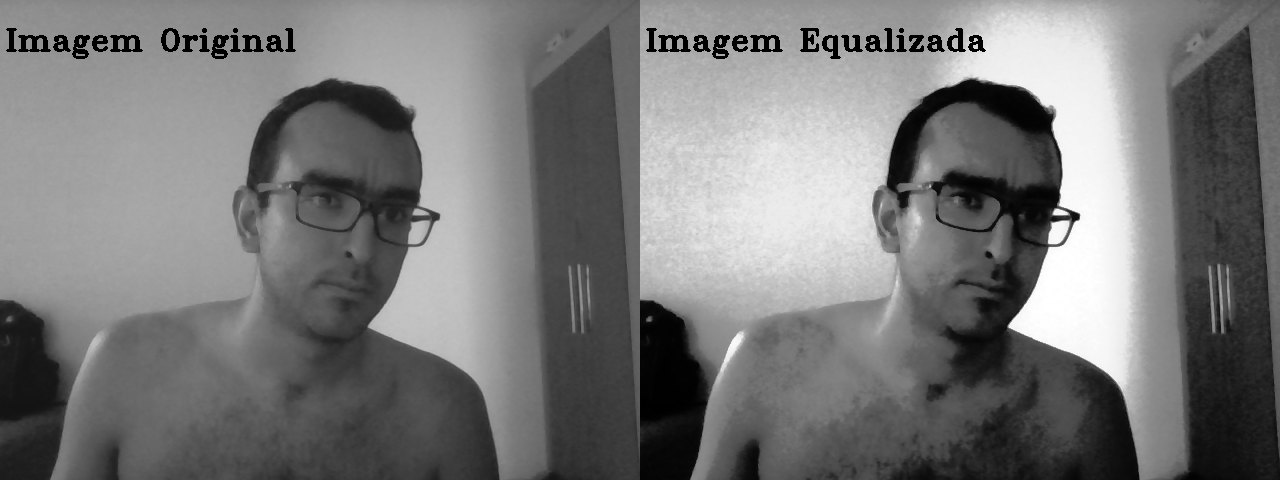
//> input picture DCA0445/src/equalizador/imequalizada.png, 1280 x 480 px, given in place of the camera
$ ./equalizador   (built with g++ and OpenCV 4)
//> lines starting //> are read from the running program, lines starting //| are printed output that depends on the picture; after the words box and inside, x2 and y2 are one past the last pixel; in counts of white or black regions, pixels touching at a corner belong together
#include <iostream>
#include <opencv2/opencv.hpp>

using namespace cv;
using namespace std;

int main(int argc, char** argv)
{
    VideoCapture cap;
    Mat imagemOriginal, imagemEscalaCinza, imagemEqualizada, resultado;
    Mat histImagemEscalaCinza, histImagemEqualizada;
    //Mat histImagemEscalaCinzaImg, histImagemEqualizadaImg;

    /* Níveis de matiz */
    int hbins = 128;
    /* Níveis de saturação */
    int sbins = 64;
    /* Tamanho do histograma */
    int histSize[] = {hbins, sbins};

    /* Matiz varia de 0 a 179 */
    float hranges[] = {0, 180};
    /* Saturação varia de 0 a 255 */
    float sranges[] = {0, 256};
    /* Faixas de valores do histograma */
    const float* ranges[] = { hranges, sranges };

    bool uniform = true;
    bool acummulate = false;

    int histw = hbins, histh = sbins/2;
    Mat histImagemEscalaCinzaImg(histh, histw, CV_8UC1, Scalar(0, 0, 0));
    Mat histImagemEqualizadaImg(histh, histw, CV_8UC1, Scalar(0, 0, 0));

    /* Tenta abrir a câmera */
    cap.open(0);
    if(!cap.isOpened()){
        cout << "A captura não pôde ser aberta." << endl;
        return -2;
    }

    while(1)
    {
        /* Obtem um frame da imagem (colorida) */
        cap >> imagemOriginal;
//> imagemOriginal is the input picture: 480 rows x 1280 cols, CV_8UC3; min 0, max 255, mean 120
        /* Converte o frame para escala de cinza */
        cvtColor(imagemOriginal, imagemEscalaCinza, CV_BGR2GRAY);
        /* Faz a equalização do histograma da imagem original. */
        equalizeHist(imagemEscalaCinza, imagemEqualizada);

        calcHist(&imagemEscalaCinza, 1, 0, Mat(), histImagemEscalaCinza, 1,
             histSize, ranges,
             uniform, acummulate);
//> histImagemEscalaCinza = 128 values, max 14318 at index 113, min 472 at index 18, mean 3959.3

        calcHist(&imagemEqualizada, 1, 0, Mat(), histImagemEqualizada, 1,
             histSize, ranges,
             uniform, acummulate);
//> histImagemEqualizada = 128 values, max 9974 at index 78, min 0 at index 10, mean 3348.7


        normalize(histImagemEscalaCinza, histImagemEscalaCinza, 0, histImagemEscalaCinzaImg.rows, NORM_MINMAX, -1, Mat());
//> histImagemEscalaCinza = 128 values, max 32 at index 113, min 0 at index 18, mean 8.06
        normalize(histImagemEqualizada, histImagemEqualizada, 0, histImagemEqualizadaImg.rows, NORM_MINMAX, -1, Mat());
//> histImagemEqualizada = 128 values, max 32 at index 78, min 0 at index 10, mean 10.74

        histImagemEscalaCinzaImg.setTo(Scalar(255));
        histImagemEqualizadaImg.setTo(Scalar(255));

        for(int i=0; i<hbins; i++)
        {
          line(histImagemEscalaCinzaImg,
               Point(i, histh),
               Point(i, histh-cvRound(histImagemEscalaCinza.at<float>(i))),
               Scalar(0), 1, 8, 0);
          line(histImagemEqualizadaImg,
               Point(i, histh),
               Point(i, histh-cvRound(histImagemEqualizada.at<float>(i))),
               Scalar(0), 1, 8, 0);
        }
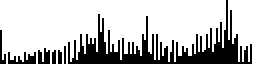
//> histImagemEscalaCinzaImg: 32 rows x 128 cols, CV_8UC1 (shown 2 times larger); 74.9% white; 7 black regions (3 under 20 px), largest, box (x1, y1, x2, y2) and area: (34, 0, 126, 32) 885, (4, 26, 18, 32) 49, (19, 24, 25, 32) 35, (0, 15, 3, 32) 24
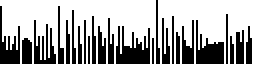
//> histImagemEqualizadaImg: 32 rows x 128 cols, CV_8UC1 (shown 2 times larger); 66.3% white; 24 black regions (2 under 20 px), largest, box (x1, y1, x2, y2) and area: (58, 13, 75, 32) 192, (98, 10, 112, 32) 158, (0, 3, 10, 32) 132

        histImagemEscalaCinzaImg.copyTo(imagemEscalaCinza(Rect(10, 40, hbins, histh)));
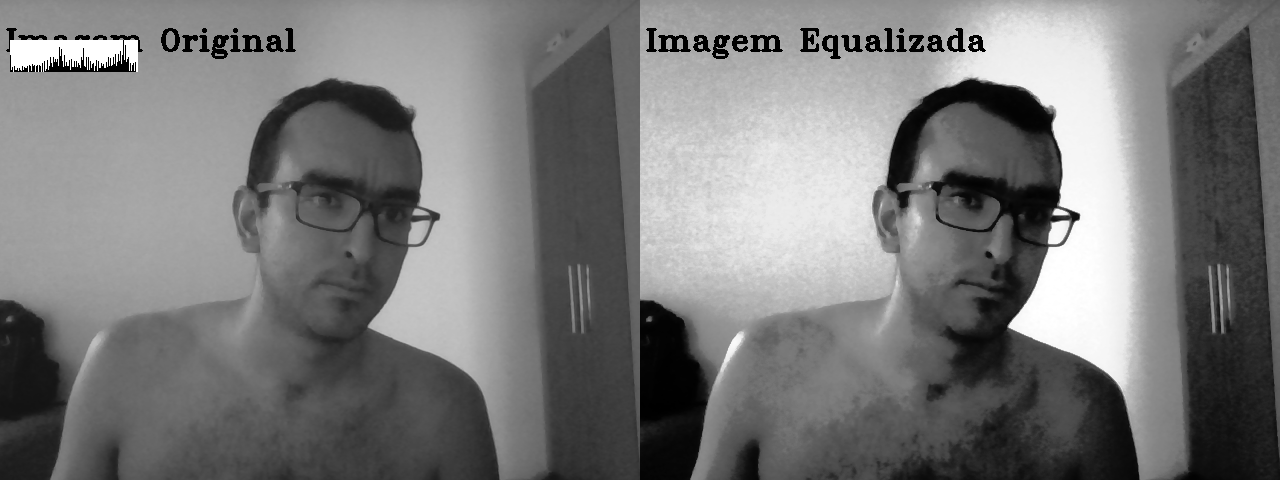
//> imagemEscalaCinza: 480 rows x 1280 cols, CV_8UC1; min 0, max 255, mean 120.6
        histImagemEqualizadaImg.copyTo(imagemEqualizada(Rect(10, 40, hbins, histh)));
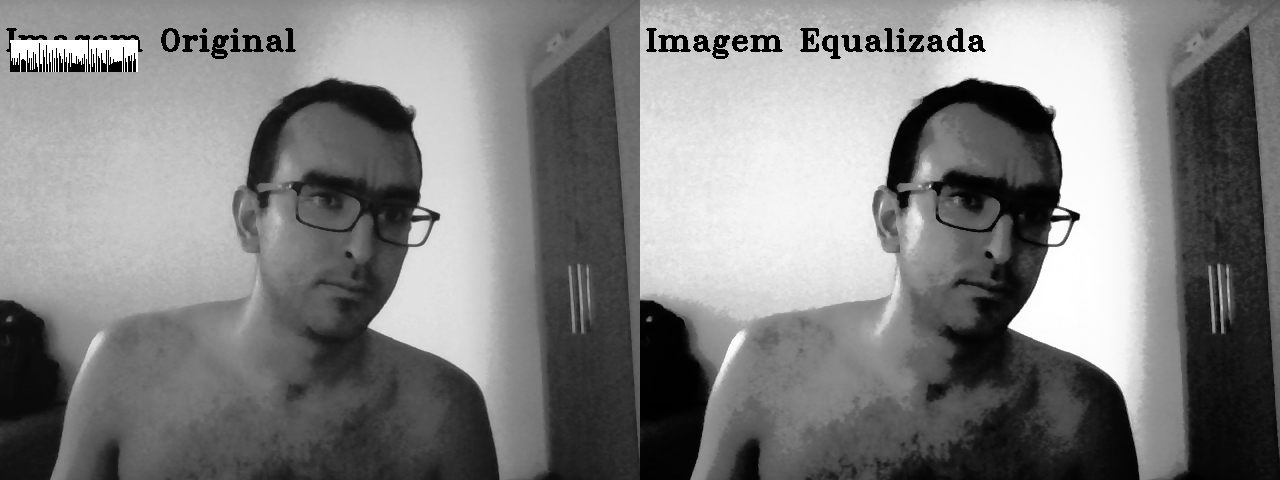
//> imagemEqualizada: 480 rows x 1280 cols, CV_8UC1; min 0, max 255, mean 127.3

        /* Põe as duas imagens lado a lado e exibe o resultado final */
        putText(imagemEscalaCinza, "Imagem Original", Point(10, 20), FONT_HERSHEY_PLAIN, 1.0, CV_RGB(255,255,0), 2.0);
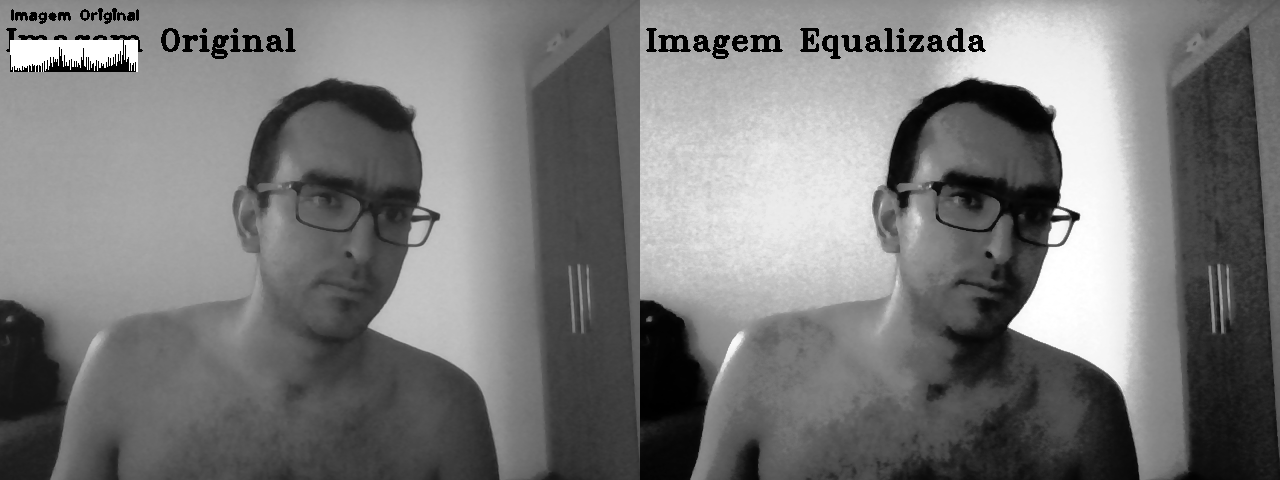
//> imagemEscalaCinza: 480 rows x 1280 cols, CV_8UC1; 0.12% of pixels changed, all inside (x1, y1, x2, y2) = (11, 8, 139, 24)
        putText(imagemEqualizada, "Imagem Equalizada", Point(10, 20), FONT_HERSHEY_PLAIN, 1.0, CV_RGB(255,255,0), 2.0);
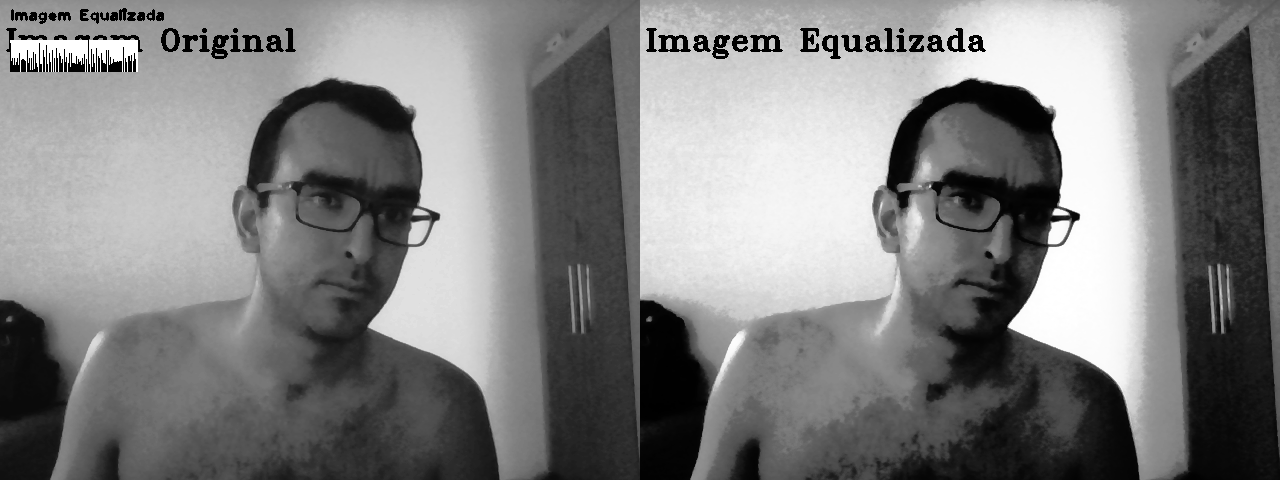
//> imagemEqualizada: 480 rows x 1280 cols, CV_8UC1; 0.15% of pixels changed, all inside (x1, y1, x2, y2) = (11, 8, 164, 24)
        hconcat(imagemEscalaCinza, imagemEqualizada, resultado);
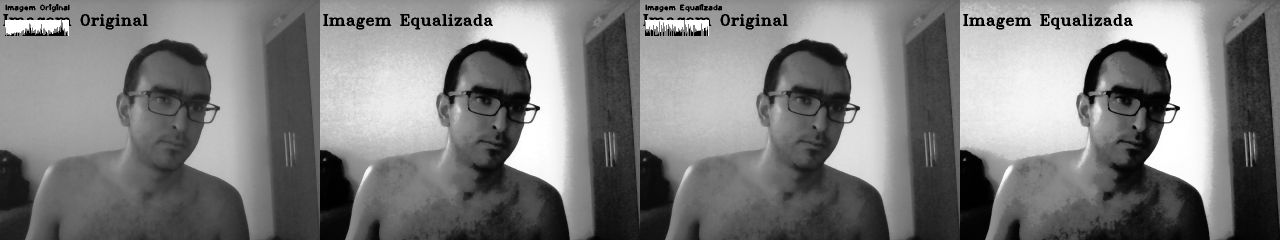
//> resultado: 480 rows x 2560 cols, CV_8UC1 (shown at 1/2 size); min 0, max 255, mean 123.7
        imshow("resultado",resultado);

        /* Fehca o programa ao apertar ESC */
        if(waitKey(30) >= 0) break;
//> the Esc key is pressed
    }
    imwrite("ImagemOriginalEscalaCinza.png",imagemEscalaCinza);
    imwrite("ImagemEqualizada.png",imagemEqualizada);
    return 0;
}
